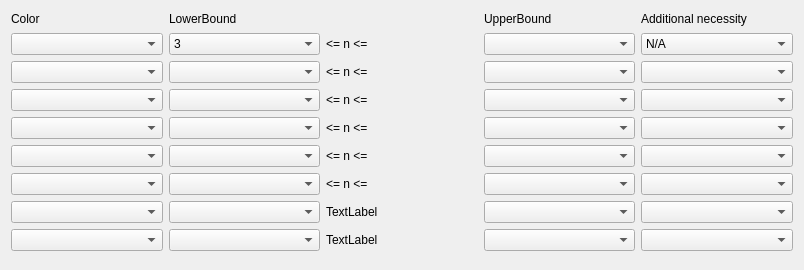
                     <widget class="QWidget" name="scrollAreaWidgetContents_7">
                      <property name="geometry">
                       <rect>
                        <x>0</x>
                        <y>0</y>
                        <width>804</width>
                        <height>270</height>
                       </rect>
                      </property>
                      <layout class="QGridLayout" name="gridLayout_18">
                       <item row="10" column="0">
                        <widget class="QComboBox" name="comboBox_8"/>
                       </item>
                       <item row="2" column="1">
                        <widget class="QComboBox" name="comboBox_18"/>
                       </item>
                       <item row="2" column="0">
                        <widget class="QComboBox" name="comboBox_4"/>
                       </item>
                       <item row="1" column="1">
                        <widget class="QComboBox" name="comboBox_10">
                         <item>
                          <property name="text">
                           <string>3</string>
                          </property>
                         </item>
                         <item>
                          <property name="text">
                           <string>4</string>
                          </property>
                         </item>
                         <item>
                          <property name="text">
                           <string>5</string>
                          </property>
                         </item>
                         <item>
                          <property name="text">
                           <string>6</string>
                          </property>
                         </item>
                         <item>
                          <property name="text">
                           <string>7</string>
                          </property>
                         </item>
                         <item>
                          <property name="text">
                           <string>8</string>
                          </property>
                         </item>
                         <item>
                          <property name="text">
                           <string>9</string>
                          </property>
                         </item>
                         <item>
                          <property name="text">
                           <string>10</string>
                          </property>
                         </item>
                         <item>
                          <property name="text">
                           <string>11</string>
                          </property>
                         </item>
                        </widget>
                       </item>
                       <item row="4" column="1">
                        <widget class="QComboBox" name="comboBox_20"/>
                       </item>
                       <item row="4" column="0">
                        <widget class="QComboBox" name="comboBox_5"/>
                       </item>
                       <item row="11" column="0">
                        <widget class="QComboBox" name="comboBox_2"/>
                       </item>
                       <item row="6" column="0">
                        <widget class="QComboBox" name="comboBox_6"/>
                       </item>
                       <item row="3" column="0">
                        <widget class="QComboBox" name="comboBox"/>
                       </item>
                       <item row="3" column="1">
                        <widget class="QComboBox" name="comboBox_19"/>
                       </item>
                       <item row="0" column="0">
                        <widget class="QLabel" name="label_3">
                         <property name="maximumSize">
                          <size>
                           <width>16777215</width>
                           <height>16</height>
                          </size>
                         </property>
                         <property name="text">
                          <string>Color</string>
                         </property>
                        </widget>
                       </item>
                       <item row="0" column="1">
                        <widget class="QLabel" name="label_5">
                         <property name="maximumSize">
                          <size>
                           <width>16777215</width>
                           <height>16</height>
                          </size>
                         </property>
                         <property name="text">
                          <string>LowerBound</string>
                         </property>
                        </widget>
                       </item>
                       <item row="6" column="3">
                        <widget class="QComboBox" name="comboBox_45"/>
                       </item>
                       <item row="0" column="4">
                        <widget class="QLabel" name="label_9">
                         <property name="text">
                          <string>Additional necessity</string>
                         </property>
                        </widget>
                       </item>
                       <item row="11" column="3">
                        <widget class="QComboBox" name="comboBox_48"/>
                       </item>
                       <item row="2" column="3">
                        <widget class="QComboBox" name="comboBox_42"/>
                       </item>
                       <item row="1" column="4">
                        <widget class="QComboBox" name="comboBox_33">
                         <item>
                          <property name="text">
                           <string>N/A</string>
                          </property>
                         </item>
                         <item>
                          <property name="text">
                           <string>+Drop</string>
                          </property>
                         </item>
                         <item>
                          <property name="text">
                           <string>New Item</string>
                          </property>
                         </item>
                        </widget>
                       </item>
                       <item row="3" column="4">
                        <widget class="QComboBox" name="comboBox_35"/>
                       </item>
                       <item row="2" column="4">
                        <widget class="QComboBox" name="comboBox_34"/>
                       </item>
                       <item row="6" column="4">
                        <widget class="QComboBox" name="comboBox_37"/>
                       </item>
                       <item row="8" column="4">
                        <widget class="QComboBox" name="comboBox_38"/>
                       </item>
                       <item row="3" column="3">
                        <widget class="QComboBox" name="comboBox_43"/>
                       </item>
                       <item row="4" column="4">
                        <widget class="QComboBox" name="comboBox_36"/>
                       </item>
                       <item row="10" column="4">
                        <widget class="QComboBox" name="comboBox_39"/>
                       </item>
                       <item row="11" column="4">
                        <widget class="QComboBox" name="comboBox_40"/>
                       </item>
                       <item row="8" column="3">
                        <widget class="QComboBox" name="comboBox_46"/>
                       </item>
                       <item row="1" column="3">
                        <widget class="QComboBox" name="comboBox_41"/>
                       </item>
                       <item row="0" column="3">
                        <widget class="QLabel" name="label_10">
                         <property name="text">
                          <string>UpperBound</string>
                         </property>
                        </widget>
                       </item>
                       <item row="1" column="0">
                        <widget class="QComboBox" name="comboBox_3"/>
                       </item>
                       <item row="4" column="3">
                        <widget class="QComboBox" name="comboBox_44"/>
                       </item>
                       <item row="11" column="1">
                        <widget class="QComboBox" name="comboBox_24"/>
                       </item>
                       <item row="6" column="1">
                        <widget class="QComboBox" name="comboBox_21"/>
                       </item>
                       <item row="8" column="1">
                        <widget class="QComboBox" name="comboBox_22"/>
                       </item>
                       <item row="10" column="1">
                        <widget class="QComboBox" name="comboBox_23"/>
                       </item>
                       <item row="8" column="0">
                        <widget class="QComboBox" name="comboBox_7"/>
                       </item>
                       <item row="10" column="3">
                        <widget class="QComboBox" name="comboBox_47"/>
                       </item>
                       <item row="1" column="2">
                        <widget class="QLabel" name="label_4">
                         <property name="text">
                          <string>&lt;= n &lt;=</string>
                         </property>
                        </widget>
                       </item>
                       <item row="3" column="2">
                        <widget class="QLabel" name="label_12">
                         <property name="text">
                          <string>&lt;= n &lt;=</string>
                         </property>
                        </widget>
                       </item>
                       <item row="4" column="2">
                        <widget class="QLabel" name="label_13">
                         <property name="text">
                          <string>&lt;= n &lt;=</string>
                         </property>
                        </widget>
                       </item>
                       <item row="6" column="2">
                        <widget class="QLabel" name="label_14">
                         <property name="text">
                          <string>&lt;= n &lt;=</string>
                         </property>
                        </widget>
                       </item>
                       <item row="8" column="2">
                        <widget class="QLabel" name="label_15">
                         <property name="text">
                          <string>&lt;= n &lt;=</string>
                         </property>
                        </widget>
                       </item>
                       <item row="10" column="2">
                        <widget class="QLabel" name="label_16">
                         <property name="text">
                          <string>TextLabel</string>
                         </property>
                        </widget>
                       </item>
                       <item row="11" column="2">
                        <widget class="QLabel" name="label_17">
                         <property name="text">
                          <string>TextLabel</string>
                         </property>
                        </widget>
                       </item>
                       <item row="2" column="2">
                        <widget class="QLabel" name="label_11">
                         <property name="text">
                          <string>&lt;= n &lt;=</string>
                         </property>
                        </widget>
                       </item>
                      </layout>
                     </widget>
